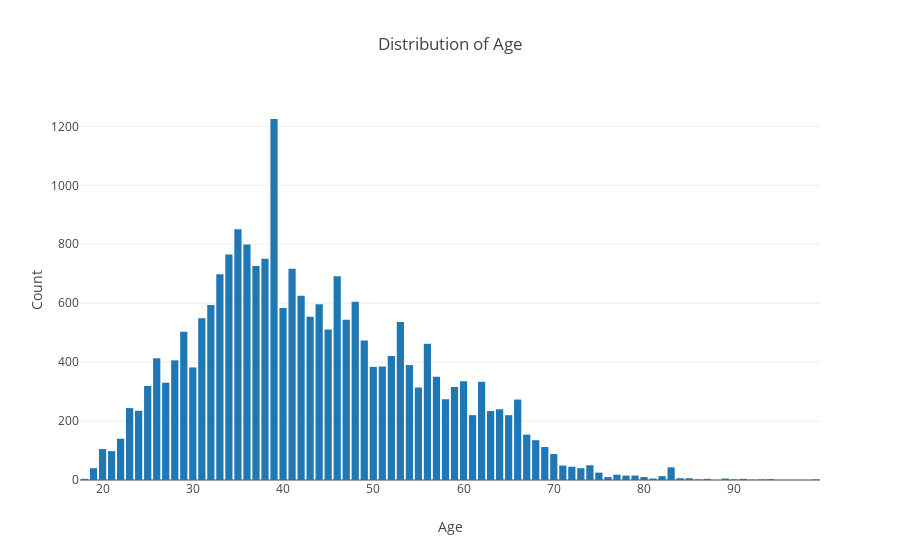

Notebook cell for this chart:
### Code cell
data = [go.Bar(
            x=df.groupby('Age').count().reset_index()['Age'],
            y=df.groupby('Age').count().reset_index()['index']
    )]

layout = dict(title='Distribution of Age', showlegend=False,
              xaxis=dict(
        title='Age'),
              yaxis=dict(
        title='Count'
              ))

figure = dict(data=data, layout=layout)
iplot(figure)

### Figure 1 — Plotly figure (JSON) as saved in the notebook; plotly's stock layout.template omitted (floating-point values rounded to 4 significant figures)
{"data": [{"type": "bar", "x": [18, 19, 20, 21, 22, 23, 24, 25, 26, 27, 28, 29, 30, 31, 32, 33, 34, 35, 36, 37, 38, 39, 40, 41, 42, 43, 44, 45, 46, 47, 48, 49, 50, 51, 52, 53, 54, 55, 56, 57, 58, 59, 60, 61, 62, 63, 64, 65, 66, 67, 68, 69, 70, 71, 72, 73, 74, 75, 76, 77, 78, 79, 80, 81, 82, 83, 84, 85, 86, 87, 89, 90, 91, 92, 93, 94, 99], "y": [4, 40, 105, 98, 140, 244, 235, 319, 413, 330, 406, 503, 382, 549, 594, 698, 765, 851, 799, 726, 751, 1225, 584, 717, 625, 554, 596, 511, 691, 544, 605, 473, 384, 385, 421, 536, 390, 314, 462, 350, 274, 316, 335, 220, 333, 234, 240, 220, 273, 154, 135, 112, 88, 49, 45, 40, 50, 25, 10, 18, 15, 15, 10, 5, 13, 43, 6, 6, 2, 4, 5, 2, 4, 1, 2, 3, 2]}], "layout": {"showlegend": false, "title": "Distribution of Age", "xaxis": {"title": "Age"}, "yaxis": {"title": "Count"}}}
